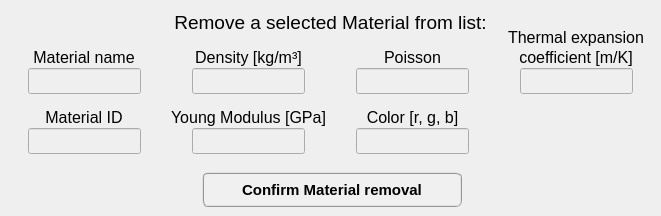
    <widget class="QWidget" name="tab_remove_material">
     <attribute name="title">
      <string>Delete</string>
     </attribute>
     <widget class="QLabel" name="Edit_mat_label_2">
      <property name="geometry">
       <rect>
        <x>146</x>
        <y>8</y>
        <width>369</width>
        <height>29</height>
       </rect>
      </property>
      <property name="font">
       <font>
        <pointsize>11</pointsize>
       </font>
      </property>
      <property name="text">
       <string>&lt;html&gt;&lt;head/&gt;&lt;body&gt;&lt;p align=&quot;center&quot;&gt;&lt;span style=&quot; font-size:14pt; font-style:normal;&quot;&gt;Remove a selected Material from list:&lt;/span&gt;&lt;/p&gt;&lt;/body&gt;&lt;/html&gt;</string>
      </property>
      <property name="textFormat">
       <enum>Qt::AutoText</enum>
      </property>
      <property name="alignment">
       <set>Qt::AlignCenter</set>
      </property>
     </widget>
     <widget class="QPushButton" name="pushButton_confirm_material_removal">
      <property name="enabled">
       <bool>true</bool>
      </property>
      <property name="geometry">
       <rect>
        <x>202</x>
        <y>172</y>
        <width>260</width>
        <height>35</height>
       </rect>
      </property>
      <property name="minimumSize">
       <size>
        <width>260</width>
        <height>35</height>
       </size>
      </property>
      <property name="maximumSize">
       <size>
        <width>260</width>
        <height>35</height>
       </size>
      </property>
      <property name="font">
       <font>
        <family>MS Shell Dlg 2</family>
        <pointsize>11</pointsize>
        <weight>75</weight>
        <italic>false</italic>
        <bold>true</bold>
       </font>
      </property>
      <property name="cursor">
       <cursorShape>ArrowCursor</cursorShape>
      </property>
      <property name="layoutDirection">
       <enum>Qt::LeftToRight</enum>
      </property>
      <property name="autoFillBackground">
       <bool>false</bool>
      </property>
      <property name="styleSheet">
       <string notr="true">QPushButton{border-radius: 6px; border-color: rgb(150, 150, 150); border-style: ridge; border-width: 2px; color: rgb(0, 0, 0); background-color: rgb(240, 240, 240); font: 75 bold 11pt &quot;MS Shell Dlg 2&quot;}
QPushButton:hover{border-radius: 6px; border-color: rgb(0, 170, 255); border-style: ridge; border-width: 2px; color: rgb(0, 0, 0); background-color: rgba(174, 213, 255, 100); font: 75 bold 11pt &quot;MS Shell Dlg 2&quot;}
QPushButton:pressed{border-radius: 6px; border-color: rgb(0, 170, 255); border-style: ridge; border-width: 3px; color: rgb(0, 0, 0); background-color: rgb(174, 213, 255); font: 75 bold 11pt &quot;MS Shell Dlg 2&quot;}</string>
      </property>
      <property name="text">
       <string>Confirm Material removal</string>
      </property>
      <property name="shortcut">
       <string>Shift+A</string>
      </property>
      <property name="checkable">
       <bool>false</bool>
      </property>
      <property name="autoDefault">
       <bool>true</bool>
      </property>
      <property name="default">
       <bool>false</bool>
      </property>
      <property name="flat">
       <bool>false</bool>
      </property>
     </widget>
     <widget class="QLabel" name="thermal_expansion_label_3">
      <property name="geometry">
       <rect>
        <x>500</x>
        <y>28</y>
        <width>152</width>
        <height>20</height>
       </rect>
      </property>
      <property name="text">
       <string>&lt;html&gt;&lt;head/&gt;&lt;body&gt;&lt;p align=&quot;center&quot;&gt;&lt;span style=&quot; font-size:12pt; font-style:normal;&quot;&gt;Thermal expansion&lt;/span&gt;&lt;/p&gt;&lt;/body&gt;&lt;/html&gt;</string>
      </property>
     </widget>
     <widget class="QLineEdit" name="lineEdit_color_remove">
      <property name="enabled">
       <bool>false</bool>
      </property>
      <property name="geometry">
       <rect>
        <x>356</x>
        <y>128</y>
        <width>113</width>
        <height>26</height>
       </rect>
      </property>
      <property name="minimumSize">
       <size>
        <width>113</width>
        <height>26</height>
       </size>
      </property>
      <property name="maximumSize">
       <size>
        <width>113</width>
        <height>26</height>
       </size>
      </property>
      <property name="font">
       <font>
        <family>Arial</family>
        <pointsize>11</pointsize>
        <weight>75</weight>
        <italic>false</italic>
        <bold>true</bold>
       </font>
      </property>
      <property name="alignment">
       <set>Qt::AlignCenter</set>
      </property>
     </widget>
     <widget class="QLineEdit" name="lineEdit_poisson_remove">
      <property name="enabled">
       <bool>false</bool>
      </property>
      <property name="geometry">
       <rect>
        <x>356</x>
        <y>68</y>
        <width>113</width>
        <height>26</height>
       </rect>
      </property>
      <property name="minimumSize">
       <size>
        <width>113</width>
        <height>26</height>
       </size>
      </property>
      <property name="maximumSize">
       <size>
        <width>113</width>
        <height>26</height>
       </size>
      </property>
      <property name="font">
       <font>
        <family>Arial</family>
        <pointsize>11</pointsize>
        <weight>75</weight>
        <italic>false</italic>
        <bold>true</bold>
       </font>
      </property>
      <property name="alignment">
       <set>Qt::AlignCenter</set>
      </property>
     </widget>
     <widget class="QLabel" name="coefficient_mK_3">
      <property name="geometry">
       <rect>
        <x>500</x>
        <y>48</y>
        <width>152</width>
        <height>20</height>
       </rect>
      </property>
      <property name="text">
       <string>&lt;html&gt;&lt;head/&gt;&lt;body&gt;&lt;p align=&quot;center&quot;&gt;&lt;span style=&quot; font-size:12pt; font-style:normal;&quot;&gt;coefficient [m/K]&lt;/span&gt;&lt;/p&gt;&lt;/body&gt;&lt;/html&gt;</string>
      </property>
     </widget>
     <widget class="QLineEdit" name="lineEdit_id_remove">
      <property name="enabled">
       <bool>false</bool>
      </property>
      <property name="geometry">
       <rect>
        <x>28</x>
        <y>128</y>
        <width>113</width>
        <height>26</height>
       </rect>
      </property>
      <property name="minimumSize">
       <size>
        <width>113</width>
        <height>26</height>
       </size>
      </property>
      <property name="maximumSize">
       <size>
        <width>113</width>
        <height>26</height>
       </size>
      </property>
      <property name="font">
       <font>
        <family>Arial</family>
        <pointsize>11</pointsize>
        <weight>75</weight>
        <italic>false</italic>
        <bold>true</bold>
       </font>
      </property>
      <property name="alignment">
       <set>Qt::AlignCenter</set>
      </property>
     </widget>
     <widget class="QLineEdit" name="lineEdit_name_remove">
      <property name="enabled">
       <bool>false</bool>
      </property>
      <property name="geometry">
       <rect>
        <x>28</x>
        <y>68</y>
        <width>113</width>
        <height>26</height>
       </rect>
      </property>
      <property name="minimumSize">
       <size>
        <width>113</width>
        <height>26</height>
       </size>
      </property>
      <property name="maximumSize">
       <size>
        <width>113</width>
        <height>26</height>
       </size>
      </property>
      <property name="font">
       <font>
        <family>Arial</family>
        <pointsize>11</pointsize>
        <weight>75</weight>
        <italic>false</italic>
        <bold>true</bold>
       </font>
      </property>
      <property name="alignment">
       <set>Qt::AlignCenter</set>
      </property>
     </widget>
     <widget class="QLabel" name="density_label_3">
      <property name="geometry">
       <rect>
        <x>174</x>
        <y>48</y>
        <width>149</width>
        <height>20</height>
       </rect>
      </property>
      <property name="text">
       <string>&lt;html&gt;&lt;head/&gt;&lt;body&gt;&lt;p align=&quot;center&quot;&gt;&lt;span style=&quot; font-size:12pt; font-style:normal;&quot;&gt;Density [kg/m³]&lt;/span&gt;&lt;/p&gt;&lt;/body&gt;&lt;/html&gt;</string>
      </property>
     </widget>
     <widget class="QLineEdit" name="lineEdit_density_remove">
      <property name="enabled">
       <bool>false</bool>
      </property>
      <property name="geometry">
       <rect>
        <x>192</x>
        <y>68</y>
        <width>113</width>
        <height>26</height>
       </rect>
      </property>
      <property name="minimumSize">
       <size>
        <width>113</width>
        <height>26</height>
       </size>
      </property>
      <property name="maximumSize">
       <size>
        <width>113</width>
        <height>26</height>
       </size>
      </property>
      <property name="font">
       <font>
        <family>Arial</family>
        <pointsize>11</pointsize>
        <weight>75</weight>
        <italic>false</italic>
        <bold>true</bold>
       </font>
      </property>
      <property name="alignment">
       <set>Qt::AlignCenter</set>
      </property>
     </widget>
     <widget class="QLineEdit" name="lineEdit_youngModulus_remove">
      <property name="enabled">
       <bool>false</bool>
      </property>
      <property name="geometry">
       <rect>
        <x>192</x>
        <y>128</y>
        <width>113</width>
        <height>26</height>
       </rect>
      </property>
      <property name="minimumSize">
       <size>
        <width>113</width>
        <height>26</height>
       </size>
      </property>
      <property name="maximumSize">
       <size>
        <width>113</width>
        <height>26</height>
       </size>
      </property>
      <property name="font">
       <font>
        <family>Arial</family>
        <pointsize>11</pointsize>
        <weight>75</weight>
        <italic>false</italic>
        <bold>true</bold>
       </font>
      </property>
      <property name="alignment">
       <set>Qt::AlignCenter</set>
      </property>
     </widget>
     <widget class="QLineEdit" name="lineEdit_thermal_expansion_coefficient_remove">
      <property name="enabled">
       <bool>false</bool>
      </property>
      <property name="geometry">
       <rect>
        <x>520</x>
        <y>68</y>
        <width>113</width>
        <height>26</height>
       </rect>
      </property>
      <property name="minimumSize">
       <size>
        <width>113</width>
        <height>26</height>
       </size>
      </property>
      <property name="maximumSize">
       <size>
        <width>113</width>
        <height>26</height>
       </size>
      </property>
      <property name="font">
       <font>
        <family>Arial</family>
        <pointsize>11</pointsize>
        <weight>75</weight>
        <italic>false</italic>
        <bold>true</bold>
       </font>
      </property>
      <property name="alignment">
       <set>Qt::AlignCenter</set>
      </property>
     </widget>
     <widget class="QLabel" name="YoungMod_label_3">
      <property name="geometry">
       <rect>
        <x>162</x>
        <y>108</y>
        <width>173</width>
        <height>20</height>
       </rect>
      </property>
      <property name="font">
       <font>
        <italic>false</italic>
       </font>
      </property>
      <property name="text">
       <string>&lt;html&gt;&lt;head/&gt;&lt;body&gt;&lt;p align=&quot;center&quot;&gt;&lt;span style=&quot; font-size:12pt;&quot;&gt;Young Modulus [GPa]&lt;/span&gt;&lt;/p&gt;&lt;/body&gt;&lt;/html&gt;</string>
      </property>
     </widget>
     <widget class="QLabel" name="color_label_4">
      <property name="geometry">
       <rect>
        <x>356</x>
        <y>108</y>
        <width>113</width>
        <height>20</height>
       </rect>
      </property>
      <property name="text">
       <string>&lt;html&gt;&lt;head/&gt;&lt;body&gt;&lt;p align=&quot;center&quot;&gt;&lt;span style=&quot; font-size:12pt; font-style:normal;&quot;&gt;Color [r, g, b]&lt;/span&gt;&lt;/p&gt;&lt;/body&gt;&lt;/html&gt;</string>
      </property>
     </widget>
     <widget class="QLabel" name="poisson_label_5">
      <property name="geometry">
       <rect>
        <x>378</x>
        <y>48</y>
        <width>69</width>
        <height>20</height>
       </rect>
      </property>
      <property name="text">
       <string>&lt;html&gt;&lt;head/&gt;&lt;body&gt;&lt;p align=&quot;center&quot;&gt;&lt;span style=&quot; font-size:12pt; font-style:normal;&quot;&gt;Poisson&lt;/span&gt;&lt;/p&gt;&lt;/body&gt;&lt;/html&gt;</string>
      </property>
     </widget>
     <widget class="QLabel" name="ID_label_3">
      <property name="geometry">
       <rect>
        <x>24</x>
        <y>108</y>
        <width>120</width>
        <height>20</height>
       </rect>
      </property>
      <property name="text">
       <string>&lt;html&gt;&lt;head/&gt;&lt;body&gt;&lt;p align=&quot;center&quot;&gt;&lt;span style=&quot; font-size:12pt; font-style:normal;&quot;&gt;Material ID&lt;/span&gt;&lt;/p&gt;&lt;/body&gt;&lt;/html&gt;</string>
      </property>
     </widget>
     <widget class="QLabel" name="Name_label_3">
      <property name="geometry">
       <rect>
        <x>24</x>
        <y>48</y>
        <width>120</width>
        <height>20</height>
       </rect>
      </property>
      <property name="text">
       <string>&lt;html&gt;&lt;head/&gt;&lt;body&gt;&lt;p align=&quot;center&quot;&gt;&lt;span style=&quot; font-size:12pt; font-style:normal;&quot;&gt;Material name&lt;/span&gt;&lt;/p&gt;&lt;/body&gt;&lt;/html&gt;</string>
      </property>
     </widget>
    </widget>
